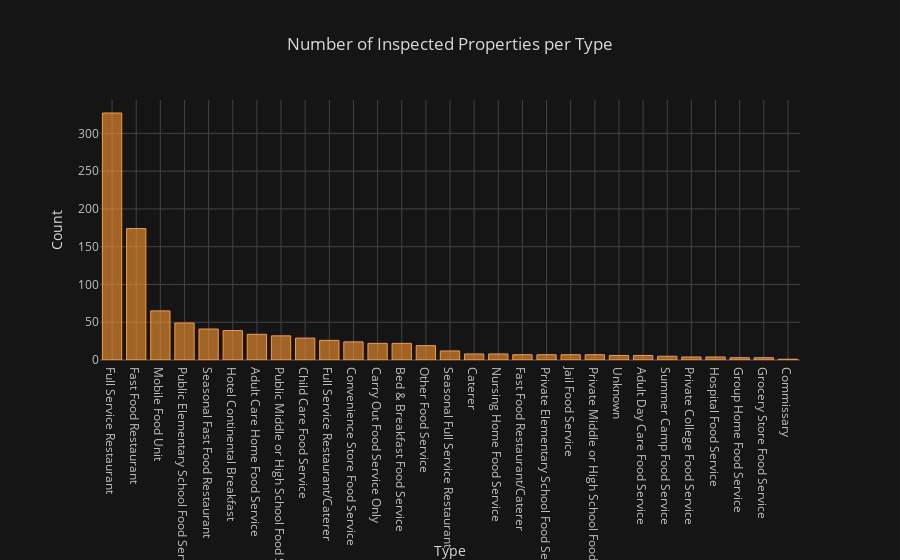

The notebook cell saved with this chart:
### Markdown cell above
# What are the number of food service facilities in each *type*?

### Code cell
scoreByType= byType.describe().unstack()
scoreByType = scoreByType['AvgScore'].sort_values('count', ascending=False).reset_index()
scoreByType.iplot(kind='bar',y='count',x='type', xTitle='Type', yTitle='Count', theme='solar',title='Number of Inspected Facilities per Type',
                 margin=(100,100,200,100))

### Figure 1 — Plotly figure (JSON) as saved in the notebook; plotly's stock layout.template omitted (floating-point values rounded to 4 significant figures)
{"data": [{"marker": {"color": "rgba(255, 153, 51, 0.6)", "line": {"color": "rgba(255, 153, 51, 1.0)", "width": 1}}, "name": "count", "orientation": "v", "text": "", "type": "bar", "x": ["Full Service Restaurant", "Fast Food Restaurant", "Mobile Food Unit", "Public Elementary School Food Service", "Seasonal Fast Food Restaurant", "Hotel Continental Breakfast", "Adult Care Home Food Service", "Public Middle or High School Food Service", "Child Care Food Service", "Full Service Restaurant/Caterer", "Convenience Store Food Service", "Carry Out Food Service Only", "Bed & Breakfast Food Service", "Other Food Service", "Seasonal Full Service Restaurant", "Caterer", "Nursing Home Food Service", "Fast Food Restaurant/Caterer", "Private Elementary School Food Service", "Jail Food Service", "Private Middle or High School Food Service", "Unknown", "Adult Day Care Food Service", "Summer Camp Food Service", "Private College Food Service", "Hospital Food Service", "Group Home Food Service", "Grocery Store Food Service", "Commissary"], "y": [327, 174, 65, 49, 41, 39, 34, 32, 29, 26, 24, 22, 22, 19, 12, 8, 8, 7, 7, 7, 7, 6, 6, 5, 4, 4, 3, 3, 1]}], "layout": {"legend": {"bgcolor": "#151516", "font": {"color": "#D9D9D9"}}, "margin": {"b": 200, "l": 100, "r": 100, "t": 100}, "paper_bgcolor": "#151516", "plot_bgcolor": "#151516", "title": "Number of Inspected Properties per Type", "titlefont": {"color": "#D9D9D9"}, "xaxis1": {"gridcolor": "#434343", "showgrid": true, "tickfont": {"color": "#C2C2C2"}, "title": "Type", "titlefont": {"color": "#D9D9D9"}, "zerolinecolor": "#666570"}, "yaxis1": {"gridcolor": "#434343", "showgrid": true, "tickfont": {"color": "#C2C2C2"}, "title": "Count", "titlefont": {"color": "#D9D9D9"}, "zerolinecolor": "#666570"}}}
